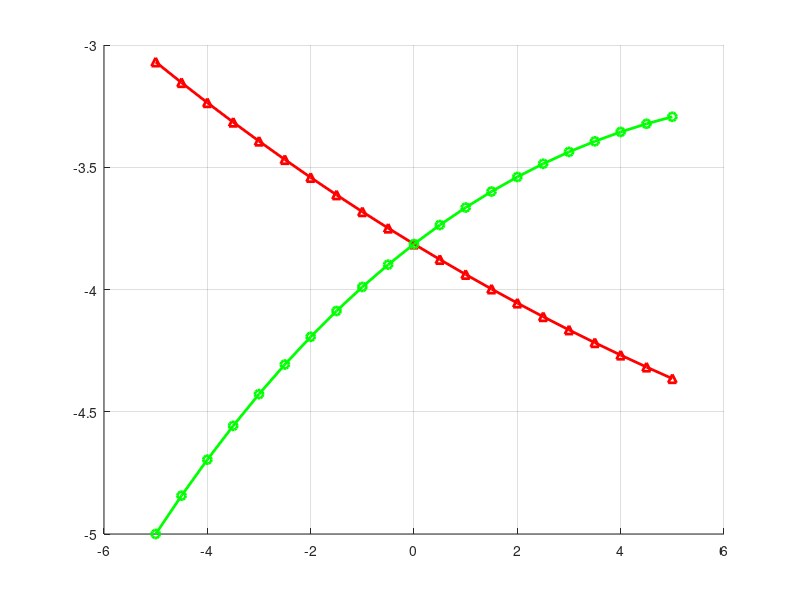

Recreate this plot in MATLAB. (Note: this script raises an error after producing the figure.)
% --Camber Plot Comparison Graph--

bump_sweep_deg = -5 : 0.5 : 5;
bump_sweep_rad = deg2rad(bump_sweep_deg);

% Initiating Arrays to Store Results
baseline_camber = zeros(1, length(bump_sweep_rad));
optimized_camber = zeros(1, length(bump_sweep_rad));

% Static Coordinates
UCA_in_R = [250, 430, -150];
LCA_in_R = [180, 140, -200]; 
UCA_out  = [520, 450, -10];
LCA_out  = [540, 150, 10];


% --Baseline Chamber--


for i = 1:length(bump_sweep_rad)
    tita = bump_sweep_rad(i);

    baseline_UCA_in = [260, 420, -140]; 
    baseline_LCA_in = [160, 120, -190];


    % --Rotate Upper Wishbone--

    % Simulating the Movements to the 3D model
    A_UCA = baseline_UCA_in;
    B_UCA = UCA_in_R;

    % Setting up k to find Unit Vector
    k_UCA = (B_UCA - A_UCA) / norm(B_UCA - A_UCA);

    % New Pivot Point
    P_UCA = UCA_out;
    v_UCA = P_UCA - A_UCA;

    % Rotating v by suspension angle tita
    v_rot_UCA = v_UCA * cos(tita) + cross(k_UCA, v_UCA) * sin(tita) + k_UCA * dot(k_UCA, v_UCA) * (1 - cos(tita));

    % Translating Back
    P_new_UCA = A_UCA + v_rot_UCA;



    % --Rotate Lower Wishbone--

    % Simulating the Movements to the 3D model
    A_LCA = baseline_LCA_in;
    B_LCA = LCA_in_R;

    % Setting up k to find Unit Vector
    k_LCA = (B_LCA - A_LCA) / norm(B_LCA - A_LCA);

    % New Pivot Point
    P_LCA = LCA_out;
    v_LCA = P_LCA - A_LCA;

    % Rotating v by suspension angle tita
    v_rot_LCA = v_LCA * cos(tita) + cross(k_LCA, v_LCA) * sin(tita) + k_LCA * dot(k_LCA, v_LCA) * (1 - cos(tita));

    % Translating Back
    P_new_LCA = A_LCA + v_rot_LCA;

    % Calculate Baseline Dynamic Camber
    upright_vec = P_new_UCA - P_new_LCA;
    camber_rad = atan(upright_vec(1) / upright_vec(2)); 
    baseline_camber(i) = rad2deg(camber_rad);

end


% --Calculate Optimized Chamber--


for i = 1:length(bump_sweep_rad)
    tita = bump_sweep_rad(i);

    % Optimized Front Mounts
    Optimized_UCA_in = [255.4640, 424.3583, -167.9114]; 
    Optimized_LCA_in = [132.5522, 138.8964, -204.7307];


    % --Rotate Upper Wishbone--

    % Simulating the Movements to the 3D model
    A_UCA = Optimized_UCA_in;
    B_UCA = UCA_in_R;

    % Setting up k to find Unit Vector
    k_UCA = (B_UCA - A_UCA) / norm(B_UCA - A_UCA);

    % New Pivot Point
    P_UCA = UCA_out;
    v_UCA = P_UCA - A_UCA;

    % Rotating v by suspension angle tita
    v_rot_UCA = v_UCA * cos(tita) + cross(k_UCA, v_UCA) * sin(tita) + k_UCA * dot(k_UCA, v_UCA) * (1 - cos(tita));

    % Translating Back
    P_new_UCA = A_UCA + v_rot_UCA;



    % --Rotate Lower Wishbone--

    % Simulating the Movements to the 3D model
    A_LCA = Optimized_LCA_in;
    B_LCA = LCA_in_R;

    % Setting up k to find Unit Vector
    k_LCA = (B_LCA - A_LCA) / norm(B_LCA - A_LCA);

    % New Pivot Point
    P_LCA = LCA_out;
    v_LCA = P_LCA - A_LCA;

    % Rotating v by suspension angle tita
    v_rot_LCA = v_LCA * cos(tita) + cross(k_LCA, v_LCA) * sin(tita) + k_LCA * dot(k_LCA, v_LCA) * (1 - cos(tita));

    % Translating Back
    P_new_LCA = A_LCA + v_rot_LCA;

    % Calculate Optimized Dynamic Camber
    upright_vec = P_new_UCA - P_new_LCA;
    camber_rad = atan(upright_vec(1) / upright_vec(2)); 
    optimized_camber(i) = rad2deg(camber_rad);

end


% --Plotting the Graphs--

figure('Name', 'Suspension Kinematics: Baseline vs Optimized');
hold on; grid on;

plot(bump_sweep_deg, baseline_camber, '-r^', 'LineWidth', 2, 'DisplayName', 'Baseline Geometry');
plot(bump_sweep_deg, optimized_camber, '-go', 'LineWidth', 2, 'DisplayName', 'GA Optimized Geometry');

yline(-5.0, '--k', 'Target Camber (-5.0°)', 'LineWidth', 1.5, 'LabelHorizontalAlignment', 'left');

% --Formatting--

title('Dynamic Camber Curve - Bump vs Droop Travel');
xlabel('Suspension Travel Angle (Degrees)');
ylabel('Camber Angle (Degrees)');
legend('Location', 'southwest');
hold off;
